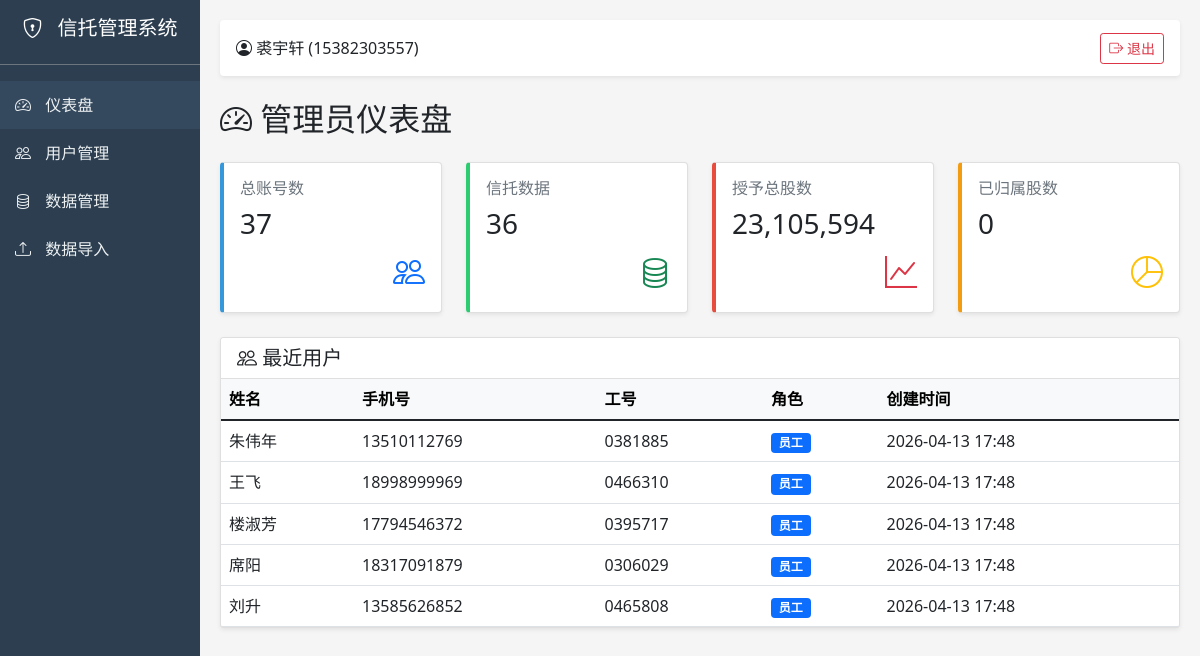
The page / (signed in) on the database its author committed.
### models.py (models this page shows, shortened)
class User(db.Model):
    __tablename__ = 'users'
    id = db.Column(db.Integer, primary_key=True)
    username = db.Column(db.String(80), unique=True, nullable=False)  # 登录用户名（手机号）
    phone = db.Column(db.String(50), unique=True, nullable=False, index=True)  # 手机号（登录用）
    verify_code = db.Column(db.String(6))  # 验证码
    verify_code_expires = db.Column(db.DateTime)  # 验证码过期时间
    employee_no = db.Column(db.String(50), index=True)  # 工号（不唯一，允许管理员同时有员工数据）
    name = db.Column(db.String(100))  # 姓名
    role = db.Column(db.String(20), default='user')  # admin/user
    department = db.Column(db.String(100))  # 部门
    email = db.Column(db.String(200))  # 邮箱
    is_active = db.Column(db.Boolean, default=True)
    created_at = db.Column(db.DateTime, default=datetime.utcnow)
    @property
    def is_authenticated(self):
        return True
    @property
    def password_hash(self):
        return self._password_hash or ''

### app.py (the view)
@app.route('/')
@login_required
def dashboard():
    if current_user.role == 'admin':
        total_users = User.query.count()
        total_records = TrustData.query.count()
        total_grant_shares = db.session.query(db.func.sum(TrustData.grant_shares)).scalar() or 0
        total_valid_vested = db.session.query(db.func.sum(TrustData.valid_vested)).scalar() or 0
        recent_users = User.query.order_by(User.created_at.desc()).limit(5).all()
        return render_template('dashboard.html',
                             total_users=total_users,
                             total_records=total_records,
                             total_grant_shares=total_grant_shares,
                             total_valid_vested=total_valid_vested,
                             recent_users=recent_users)
    else:
        record = TrustData.query.filter_by(employee_no=current_user.employee_no).first()
        return render_template('employee_dashboard.html', record=record)

### app.py (called while the page is built)
@login_manager.user_loader
def load_user(user_id):
    return User.query.get(int(user_id))

### templates/dashboard.html (shortened to what this page needs)
<!DOCTYPE html>
<html lang="zh-CN">
<head>
    <link href="https://cdn.jsdelivr.net/npm/bootstrap@5.1.3/dist/css/bootstrap.min.css" rel="stylesheet">
    <link href="https://cdn.jsdelivr.net/npm/bootstrap-icons@1.8.0/font/bootstrap-icons.css" rel="stylesheet">
</head>
<body>
    <div class="container-fluid">
        <div class="row">
            <div class="col-md-2 sidebar p-0">
                <div class="p-3 text-white text-center border-bottom border-secondary">
                    <h5><i class="bi bi-shield-lock"></i> 信托管理系统</h5>
                </div>
                <nav class="mt-3">
                    <a href="{{ url_for('dashboard') }}" class="active"><i class="bi bi-speedometer2"></i> 仪表盘</a>
                    <a href="{{ url_for('admin_users') }}"><i class="bi bi-people"></i> 用户管理</a>
                    <a href="{{ url_for('admin_data') }}"><i class="bi bi-database"></i> 数据管理</a>
                    <a href="{{ url_for('admin_import') }}"><i class="bi bi-upload"></i> 数据导入</a>
                </nav>
            </div>
            <div class="col-md-10 content">
                <nav class="navbar navbar-expand-lg mb-4 px-3 py-2 rounded bg-white shadow-sm">
                    <span class="navbar-text"><i class="bi bi-person-circle"></i> {{ current_user.name }} ({{ current_user.phone }})</span>
                    <div class="ms-auto">
                        <a href="{{ url_for('logout') }}" class="btn btn-outline-danger btn-sm"><i class="bi bi-box-arrow-right"></i> 退出</a>
                    </div>
                </nav>
                <h2 class="mb-4"><i class="bi bi-speedometer2"></i> 管理员仪表盘</h2>
                <div class="row mb-4">
                    <div class="col-md-3">
                        <div class="card card-stat shadow-sm">
                            <div class="card-body">
                                <h6 class="text-muted">总账号数</h6>
                                <h3>{{ total_users }}</h3>
                                <i class="bi bi-people text-primary float-end" style="font-size: 2rem;"></i>
                            </div>
                        </div>
                    </div>
                    <div class="col-md-3">
                        <div class="card card-stat shadow-sm" style="border-left-color: #2ecc71;">
                            <div class="card-body">
                                <h6 class="text-muted">信托数据</h6>
                                <h3>{{ total_records }}</h3>
                                <i class="bi bi-database text-success float-end" style="font-size: 2rem;"></i>
                            </div>
                        </div>
                    </div>
                    <div class="col-md-3">
                        <div class="card card-stat shadow-sm" style="border-left-color: #e74c3c;">
                            <div class="card-body">
                                <h6 class="text-muted">授予总股数</h6>
                                <h3>{{ "{:,.0f}".format(total_grant_shares|float) if total_grant_shares else '0' }}</h3>
                                <i class="bi bi-graph-up text-danger float-end" style="font-size: 2rem;"></i>
                            </div>
                        </div>
                    </div>
                    <div class="col-md-3">
                        <div class="card card-stat shadow-sm" style="border-left-color: #f39c12;">
                            <div class="card-body">
                                <h6 class="text-muted">已归属股数</h6>
                                <h3>{{ "{:,.0f}".format(total_vested_shares|float) if total_vested_shares else '0' }}</h3>
                                <i class="bi bi-pie-chart text-warning float-end" style="font-size: 2rem;"></i>
                            </div>
                        </div>
                    </div>
                </div>
                <div class="card shadow-sm">
                    <div class="card-header bg-white">
                        <h5 class="mb-0"><i class="bi bi-people"></i> 最近用户</h5>
                    </div>
                    <div class="card-body p-0">
                        <table class="table table-hover mb-0">
                            <thead class="table-light">
                                <tr>
                                    <th>姓名</th>
                                    <th>手机号</th>
                                    <th>工号</th>
                                    <th>角色</th>
                                    <th>创建时间</th>
                                </tr>
                            </thead>
                            <tbody>
                                {% for user in recent_users %}
                                <tr>
                                    <td>{{ user.name }}</td>
                                    <td>{{ user.phone }}</td>
                                    <td>{{ user.employee_no or '-' }}</td>
                                    <td>
                                        {% if user.role == 'admin' %}
                                            <span class="badge bg-danger">管理员</span>
                                        {% else %}
                                            <span class="badge bg-primary">员工</span>
                                        {% endif %}
                                    </td>
                                    <td>{{ user.created_at.strftime('%Y-%m-%d %H:%M') }}</td>
                                </tr>
                                {% else %}
                                <tr>
                                    <td colspan="5" class="text-center text-muted py-4">暂无用户数据</td>
                                </tr>
                                {% endfor %}
                            </tbody>
                        </table>
                    </div>
                </div>
            </div>
        </div>
    </div>
</body>
</html>

### templates/dashboard.html (style rules this page uses)
body { background-color: #f5f5f5; }
.sidebar { min-height: 100vh; background: #2c3e50; }
.sidebar a { color: #ecf0f1; text-decoration: none; padding: 12px 15px; display: block; }
.sidebar a:hover, .sidebar a.active { background: #34495e; }
.sidebar i { margin-right: 10px; }
.content { padding: 20px; }
.card-stat { border-left: 4px solid #3498db; }

### rows shown on the page
User: name "裘宇轩", phone "15382303557"
User: name "朱伟年", phone "13510112769", employee_no "0381885", role "员工", created_at "2026-04-13 17:48"
User: name "王飞", phone "18998999969", employee_no "0466310", role "员工", created_at "2026-04-13 17:48"
User: name "楼淑芳", phone "17794546372", employee_no "0395717", role "员工", created_at "2026-04-13 17:48"
User: name "席阳", phone "18317091879", employee_no "0306029", role "员工", created_at "2026-04-13 17:48"
User: name "刘升", phone "13585626852", employee_no "0465808", role "员工", created_at "2026-04-13 17:48"

### other values the page prints
{{ total_users }} "37"
{{ total_records }} "36"
